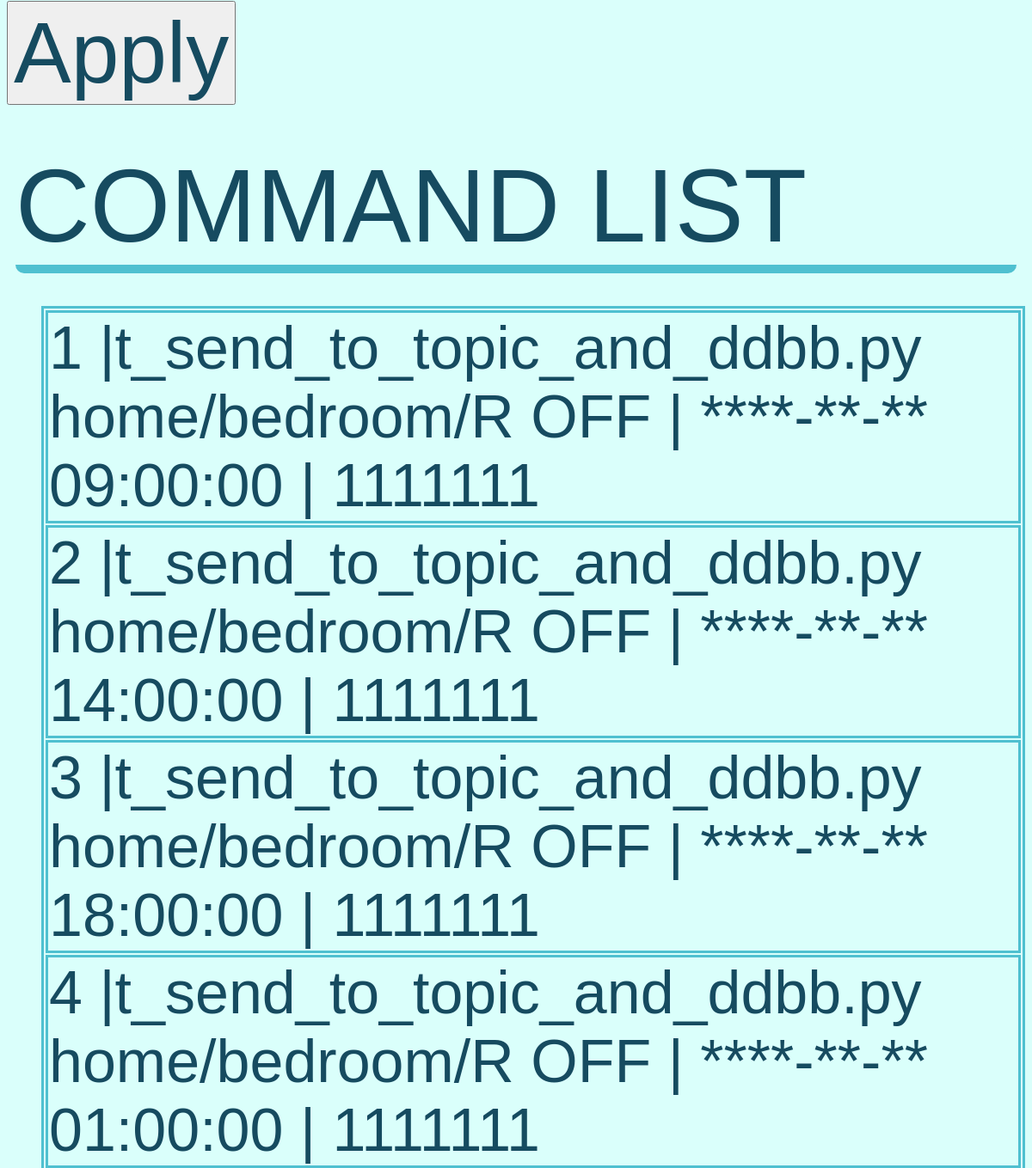
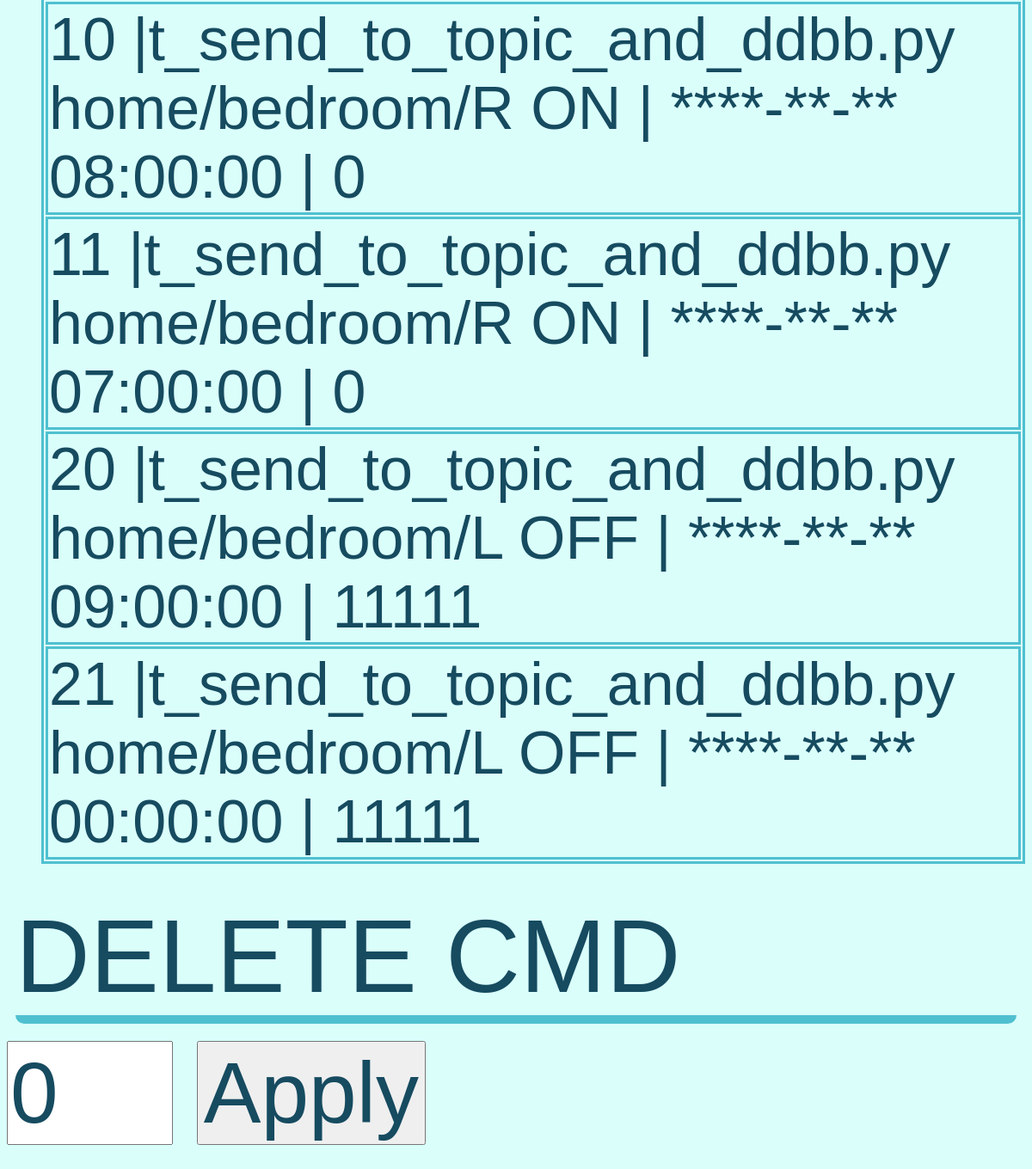
Page /frontend/src/programed_commands_UI.php (lower part) on the earlier database version (2 pictures, top to bottom).
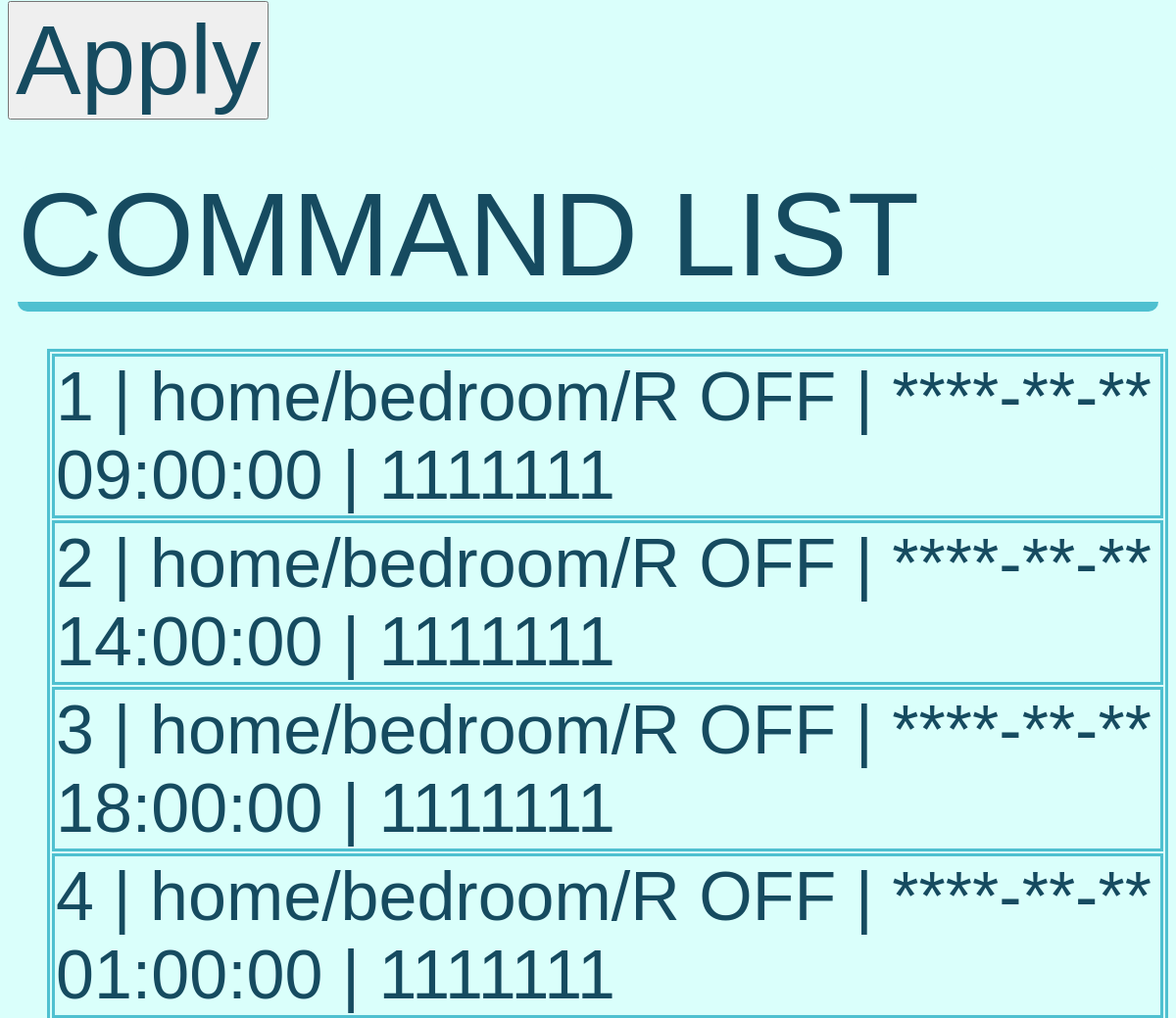
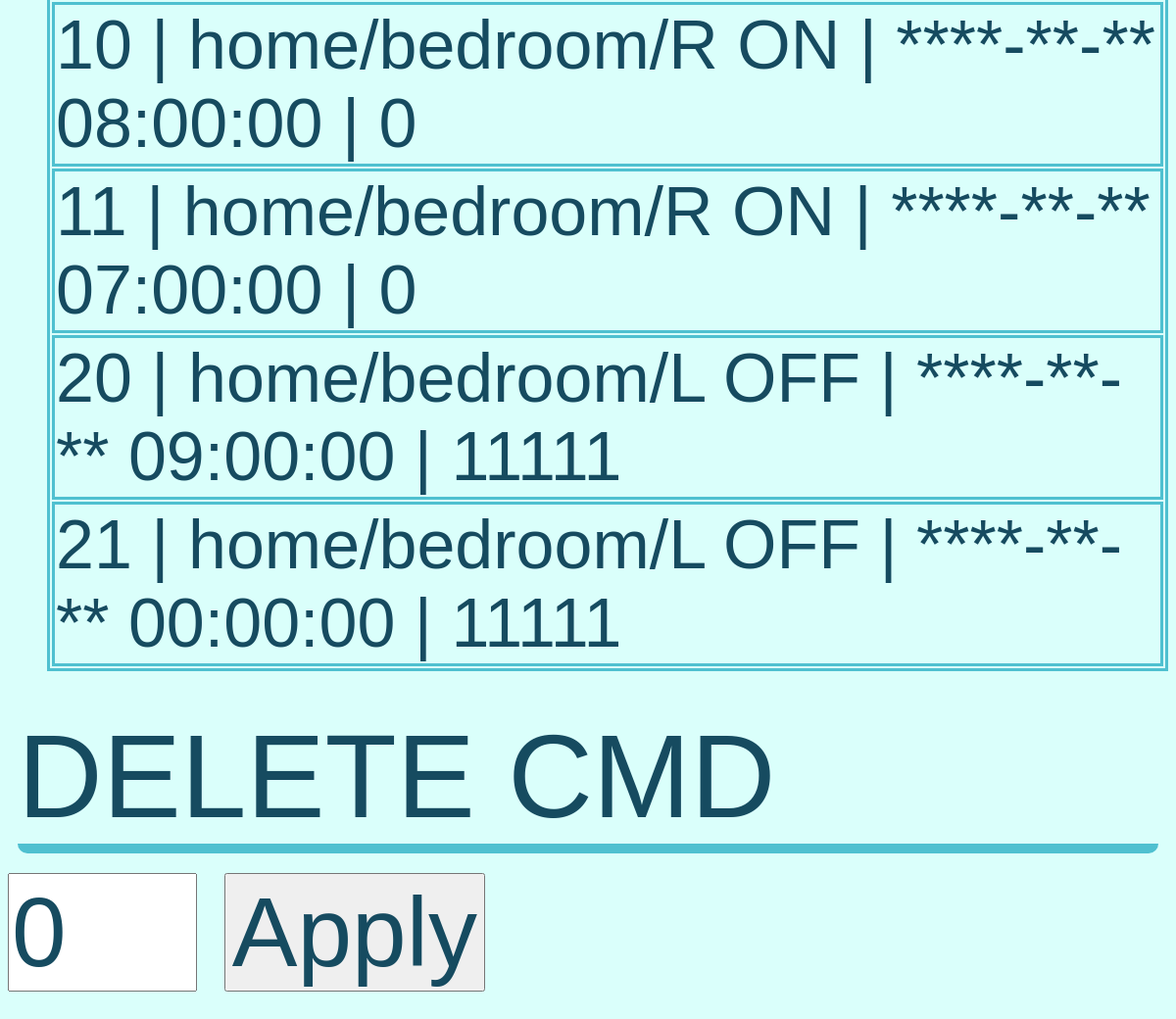
Same page on the later database version (2 pictures, top to bottom).
### tables this page shows
CREATE TABLE `programed_commands` (
  `ID` int(11) NOT NULL,
  `COMMAND` varchar(256) NOT NULL,
  `DATETIME` varchar(20) NOT NULL,
  `WEEKDAY` int(11) NOT NULL
);

### frontend/src/programed_commands_UI.php (the view, shortened to what this page needs)
<head>
<link rel="stylesheet" href="css/UI_styles_1.css">
</head>
<body>
    <?php
        $external_ip = getenv("EXTERNAL_IP")?:"localhost";
        $external_port = getenv("EXTERNAL_PORT")?:"80";
    ?>/index.php" method="get">
    <div><div class='section'>INSERT CMD</div>
    <?php
    echo "<form class='filter' action='http://".$external_ip;
    echo ":".$external_port."/php/insert_command.php' method='get'>";
    ?>
    <button class='filter' type="submit">Apply</button></form><br>
    <div class='section'>COMMAND LIST</div><br><table>
    <?php
    $servername = getenv("DB_HOSTNAME")?:"mysql";
    $username = getenv("DB_USER")?:"root";
    $password = getenv("DB_PASSWORD")?:"root";
    $database = getenv("DB_NAME")?:"DomoServer";
    $conn = new mysqli($servername, $username, $password, $database);
    $sql = "SELECT * FROM `programed_commands` where ID < 100 ORDER BY `ID` ASC";
    $result = $conn->query($sql);
    if ($result->num_rows > 0) {
        while($row = $result->fetch_assoc())
	    {
		$offset = strlen("python mqtt_send_to_topic_and_ddbb.py");
		$command = substr($row["COMMAND"], $offset);
		echo "<tr><td class='logs'> " . $row["ID"] ." |" . $command
			." | ".$row["DATETIME"]." | ". decbin($row["WEEKDAY"]) ."</td></tr>";
            }
    }
    ?>
    </table></div><br>
    <div><div class='section'>DELETE CMD</div>
    <?php
    echo "<form class='filter' action='http://".$external_ip;
    echo ":".$external_port."/php/delete_command.php' method='get'>";
    ?>
    <input class='filter' type="text" name="ID" value="0" maxlength="3" size="1">
    <button class='filter' type="submit">Apply</button></form><br>
</body>

### frontend/src/css/UI_styles_1.css (style rules this page uses)
.section { font-size: 120px; border-bottom: 10px solid; border-radius: 10px; color: var(--text); border-color: var(--base); background-color: var(--background); margin: 10px 10px 10px 10px; }
.filter { font-size: 100px; margin-left: 120px; color: var(--text); margin: 10px 0px 10px 0px; }
table, th, td { border: 3px solid; border-color: var(--base); }
table { font-size: 70px; margin-left: 120px; color: var(--text); background-color: var(--background); margin: 10px 0px 10px 40px; }
form { font-size: 100px; margin: 10px 0px 10px 0px; color: var(--text); }
body { font-family: sans-serif; background-color: var(--background); }

### frontend/src/programed_commands_UI.php (style rules this page uses)
table, th, td { border: 3px solid; border-color: var(--base); }

Differences in the rows shown:
changed programed_commands id 1: COMMAND "t_send_to_topic_and_ddbb.py home/bedroom/R OFF" → "home/bedroom/R OFF"
changed programed_commands id 2: COMMAND "t_send_to_topic_and_ddbb.py home/bedroom/R OFF" → "home/bedroom/R OFF"
changed programed_commands id 3: COMMAND "t_send_to_topic_and_ddbb.py home/bedroom/R OFF" → "home/bedroom/R OFF"
changed programed_commands id 4: COMMAND "t_send_to_topic_and_ddbb.py home/bedroom/R OFF" → "home/bedroom/R OFF"
changed programed_commands id 10: COMMAND "t_send_to_topic_and_ddbb.py home/bedroom/R ON" → "home/bedroom/R ON"
changed programed_commands id 11: COMMAND "t_send_to_topic_and_ddbb.py home/bedroom/R ON" → "home/bedroom/R ON"
changed programed_commands id 20: COMMAND "t_send_to_topic_and_ddbb.py home/bedroom/L OFF" → "home/bedroom/L OFF"
changed programed_commands id 21: COMMAND "t_send_to_topic_and_ddbb.py home/bedroom/L OFF" → "home/bedroom/L OFF"
